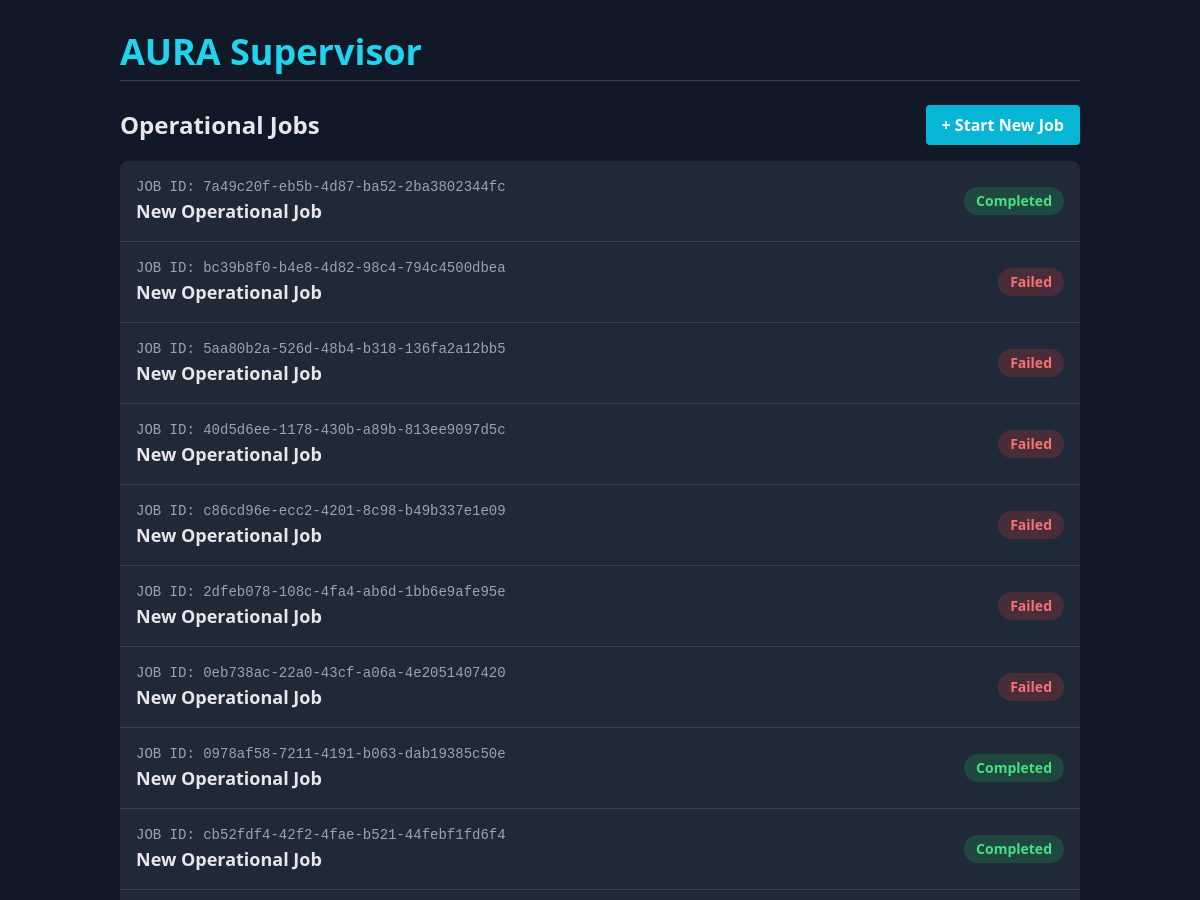
Page /app/ (upper part) on the earlier database version.
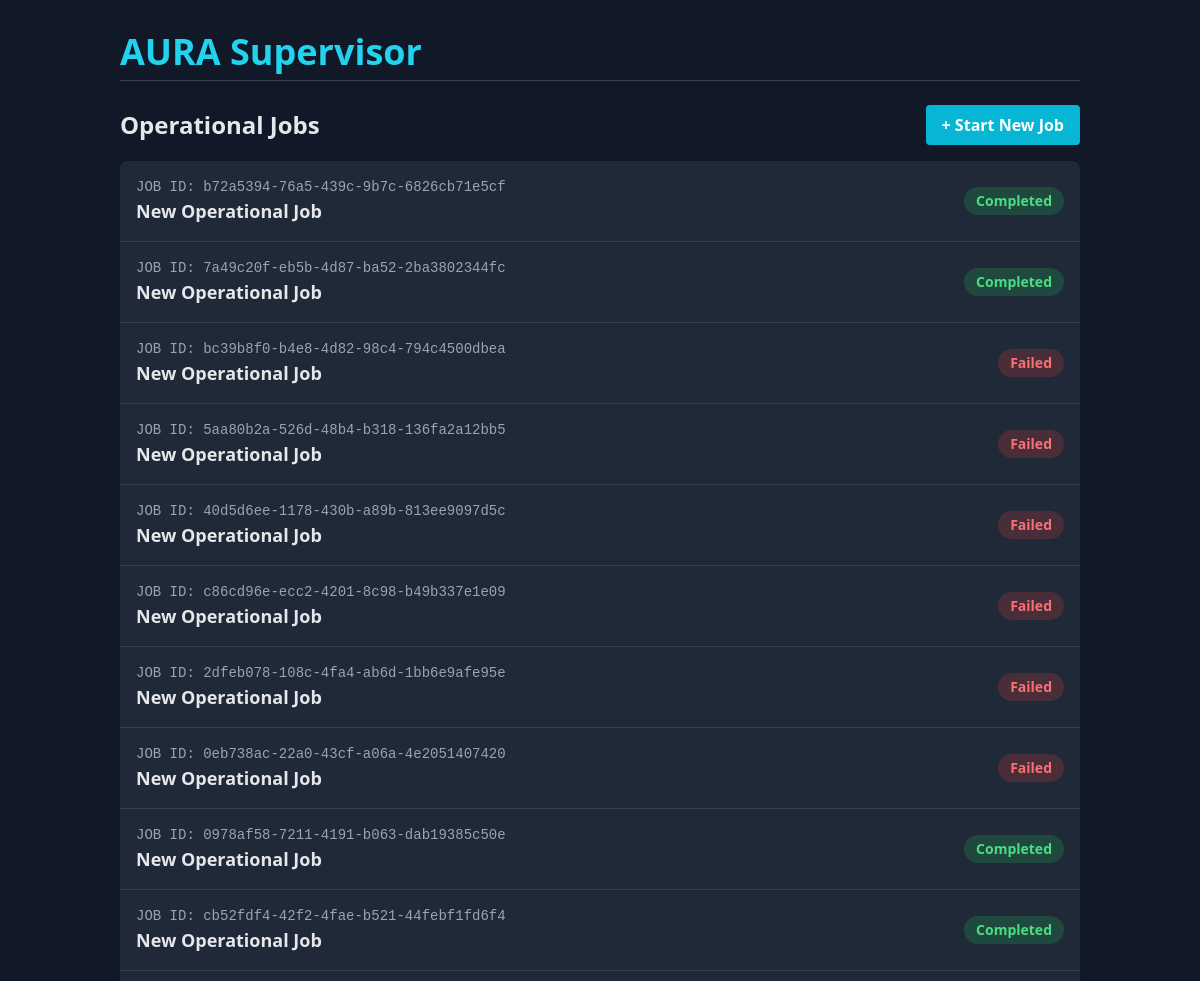
Same page on the later database version.
### core/models.py (models this page shows, shortened)
class Job(models.Model):
    class Status(models.TextChoices):
        PENDING = 'PENDING', 'Pending'
        IN_PROGRESS = 'IN_PROGRESS', 'In Progress'
        AWAITING_APPROVAL = 'AWAITING_APPROVAL', 'Awaiting Approval'
        COMPLETED = 'COMPLETED', 'Completed'
        FAILED = 'FAILED', 'Failed'
    id = models.UUIDField(primary_key=True, default=uuid.uuid4, editable=False)
    title = models.CharField(max_length=255, default="New Operational Job")
    status = models.CharField(max_length=20, choices=Status.choices, default=Status.PENDING)
    identified_component = models.CharField(max_length=255, blank=True, null=True)
    final_summary = models.TextField(blank=True, null=True)
    created_at = models.DateTimeField(auto_now_add=True)
    updated_at = models.DateTimeField(auto_now=True)

### core/views.py (the view)
# urls.py: path('', views.job_list, name='job_list'),
def job_list(request):
    jobs = Job.objects.all().order_by('-created_at')
    return render(request, 'core/job_list.html', {'jobs': jobs})

### core/templates/core/job_list.html (shortened to what this page needs)
{% extends "core/base.html" %}
{% block content %}
<div class="flex justify-between items-center mb-4">
    <h2 class="text-2xl font-semibold">Operational Jobs</h2>
    <form action="{% url 'core:create_and_run_job' %}" method="post">
        <button type="submit" class="bg-cyan-500 hover:bg-cyan-600 text-white font-bold py-2 px-4 rounded">
            + Start New Job
        </button>
    </form>
</div>
<div class="bg-gray-800 rounded-lg shadow">
    <ul class="divide-y divide-gray-700">
        {% for job in jobs %}
            <a href="{% url 'core:job_detail' job.id %}" class="block p-4 hover:bg-gray-700">
                <div class="flex items-center justify-between">
                    <div>
                        <p class="font-mono text-sm text-gray-400">JOB ID: {{ job.id }}</p>
                        <p class="text-lg font-semibold">{{ job.title }}</p>
                    </div>
                    <span class="px-3 py-1 text-sm font-semibold rounded-full
                        {% if job.status == 'COMPLETED' %} bg-green-500/20 text-green-400
                        {% elif job.status == 'IN_PROGRESS' %} bg-yellow-500/20 text-yellow-400
                        {% elif job.status == 'FAILED' %} bg-red-500/20 text-red-400
                        {% else %} bg-gray-500/20 text-gray-400
                        {% endif %}">
                        {{ job.get_status_display }}
                    </span>
                </div>
            </a>
        {% empty %}
            <p class="p-4 text-gray-500">No jobs have been started yet.</p>
        {% endfor %}
    </ul>
</div>
{% endblock %}

Differences in the rows shown:
added Job: id "b72a5394-76a5-439c-9b7c-6826cb71e5cf", title "New Operational Job", status "Completed"
